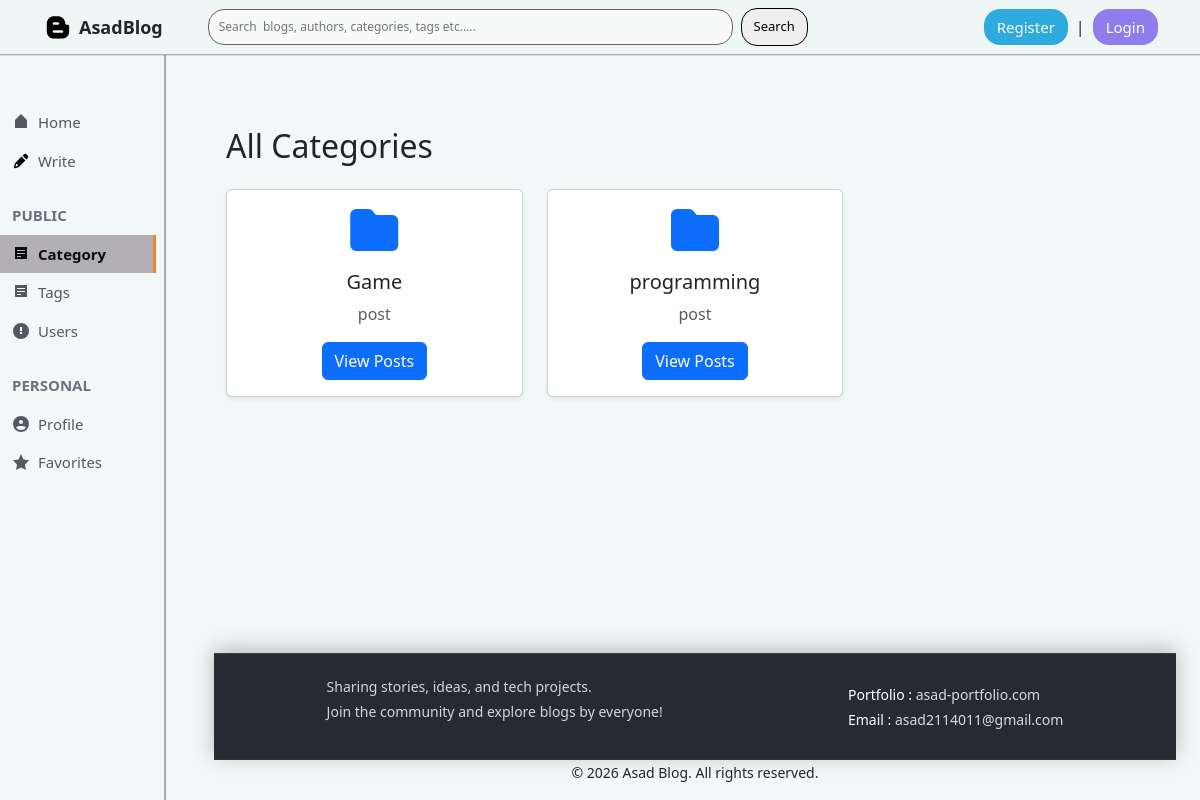
The page /categories/ on the database as committed earlier.
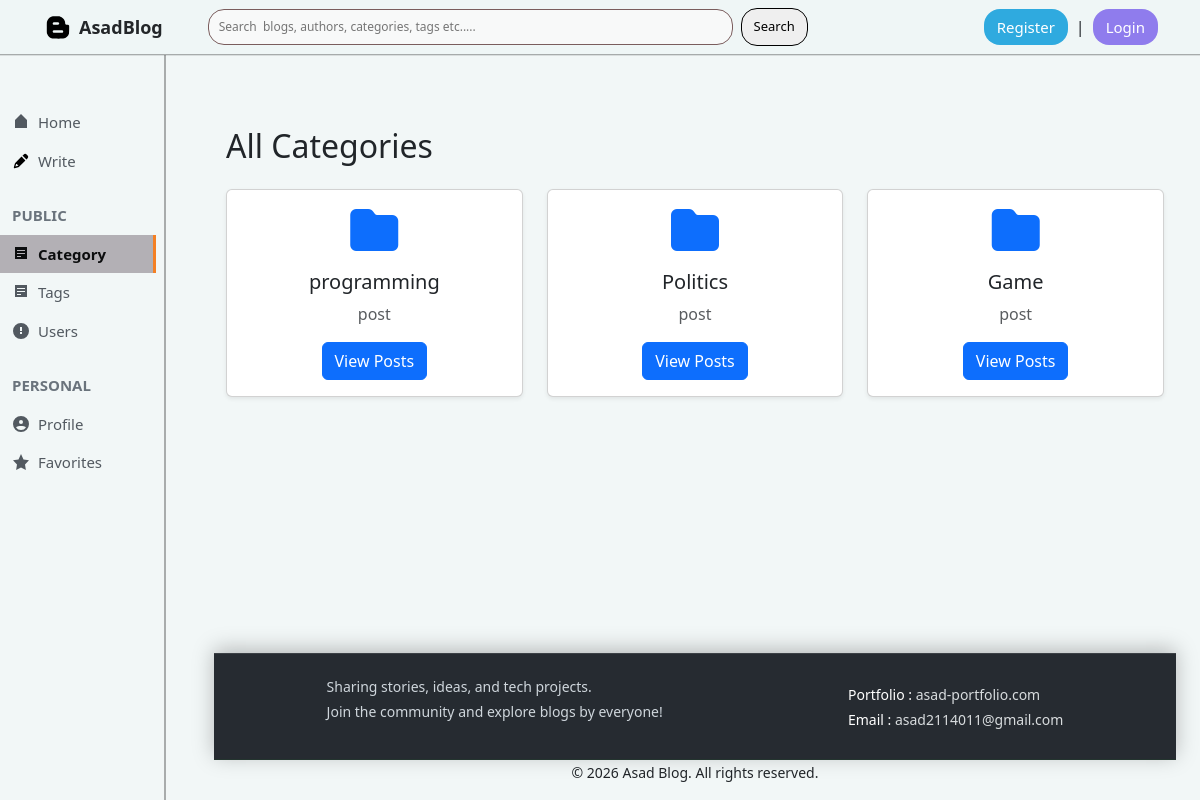
The same page on the database as committed later.
### catagories/models.py (models this page shows, shortened)
class catagory(models.Model):
    name=models.CharField(max_length=100)
    slug=models.SlugField(max_length=100,unique=True,null=True,blank=True)
    class Meta:
        ordering=['name']

### blog_project/views.py (the view)
# urls.py: path('categories/', views.all_categories, name='all_categories'),
def all_categories(request):
    categories=catagory.objects.annotate(posts_count=Count('posts')).order_by('-posts_count')
    context={
        'categories': categories,
    }
    return render(request, 'all_categories.html', context)

### templates/all_categories.html
{% extends 'base.html' %}
{% block content %}
<div class="container py-5">
    <h2 class="mb-4">All Categories</h2>
    <div class="row">
        {% for category in categories %}
        <div class="col-md-4 col-sm-6 mb-4">
            <div class="card h-100 shadow-sm">
                <div class="card-body text-center">
                    <i class="fa-solid fa-folder fa-3x text-primary mb-3"></i>
                    <h5 class="card-title">{{ category.name }}</h5>
                    <p class="text-muted">{{ category.post_count }} post{{ category.post_count|pluralize }}</p>
                    <a href="#" class="btn btn-primary">View Posts</a>
                </div>
            </div>
        </div>
        {% empty %}
        <p class="text-muted">No categories available.</p>
        {% endfor %}
    </div>
</div>
{% endblock %}

Rows that differ between the two databases and show on the page:
shown differently, row unchanged: catagory "programming": moves up the list
added catagory: name "Politics"
